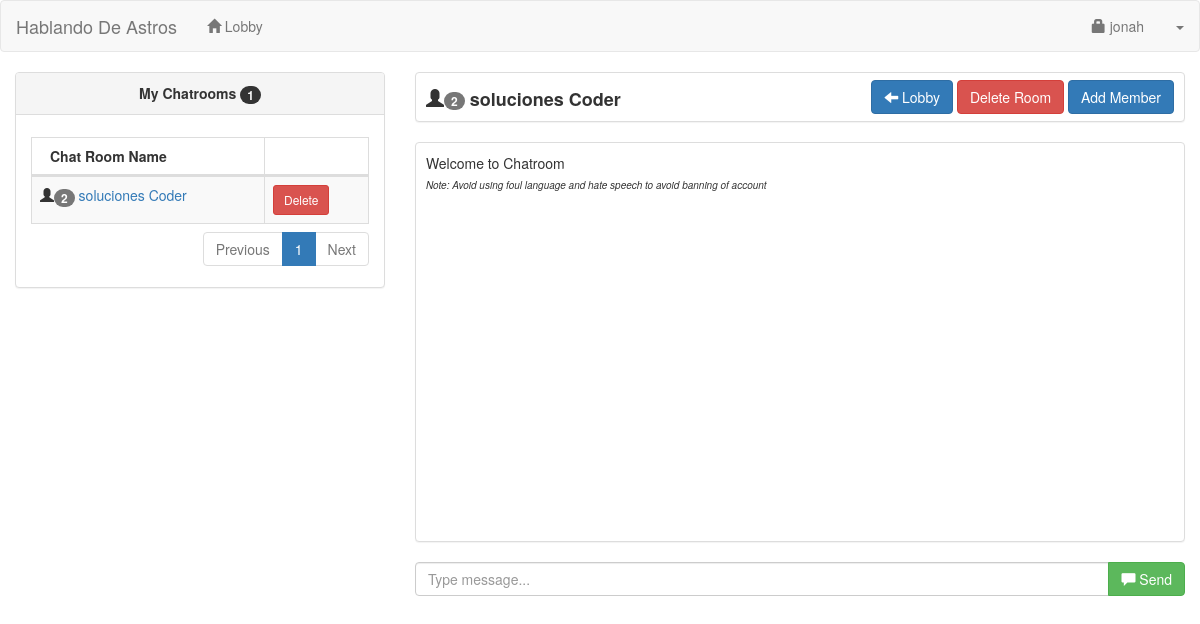
The page /user/chatroom.php?id=5 (signed in) on the database its author committed.
### tables this page shows
CREATE TABLE `user` (
  `userid` int(11) NOT NULL,
  `username` varchar(30) NOT NULL,
  `password` varchar(150) NOT NULL,
  `uname` varchar(60) NOT NULL,
  `photo` varchar(200) NOT NULL,
  `access` int(1) NOT NULL
);

CREATE TABLE `chat_member` (
  `chat_memberid` int(11) NOT NULL,
  `chatroomid` int(11) NOT NULL,
  `userid` int(11) NOT NULL
);

CREATE TABLE `chatroom` (
  `chatroomid` int(11) NOT NULL,
  `chat_name` varchar(60) NOT NULL,
  `date_created` datetime NOT NULL,
  `chat_password` varchar(30) NOT NULL,
  `userid` int(11) NOT NULL
);

### user/session.php (called while the page is built, shortened)
<?php
	include('../conn.php');
	$sq=mysqli_query($conn,"select * from `user` where userid='".$_SESSION['id']."'");
	$srow=mysqli_fetch_array($sq);
	$user=$srow['username'];
?>

### user/navbar.php (shortened to what this page needs)
<nav class="navbar navbar-default">
    <div class="container-fluid">
		<div class="navbar-header">
			<a class="navbar-brand" href="">Hablando De Astros</a>
		</div>
		<ul class="nav navbar-nav">
			<li><a href="index.php"><span class="glyphicon glyphicon-home"></span> Lobby</a></li>
		</ul>
		<ul class="nav navbar-nav navbar-right">
			<li><a href="#account" data-toggle="modal"><span class="glyphicon glyphicon-lock"></span> <?php echo $user; ?></a></li>
			<li class="dropdown">
				<a class="dropdown-toggle" data-toggle="dropdown" href="#"><span class="caret"></span></a>
			</li>
		</ul>
    </div>
</nav>

### user/mychat.php
<div class="col-lg-4">
	<div class="panel panel-default">
	<?php
		$me=mysqli_query($conn,"select * from chat_member left join chatroom on chatroom.chatroomid=chat_member.chatroomid where chat_member.userid='".$_SESSION['id']."' order by chatroom.date_created desc");
		$numme=mysqli_num_rows($me);
	?>
		<div class="panel-heading"><center><strong>My Chatrooms <span class="badge"><?php echo $numme; ?></span></strong></center></div>
		<div class="panel-body">
		<table width="100%" class="table table-striped table-bordered table-hover" id="myChatRoom">
			<thead>
			<th>Chat Room Name</th>
			<th></th>
			</thead>
			<tbody>
			<?php
				$my=mysqli_query($conn,"select * from chat_member left join chatroom on chatroom.chatroomid=chat_member.chatroomid where chat_member.userid='".$_SESSION['id']."' order by chatroom.date_created desc");
					while($myrow=mysqli_fetch_array($my)){
						$nq=mysqli_query($conn,"select * from chat_member where chatroomid='".$myrow['chatroomid']."'");
						?>
						<tr>
							<td><span class="glyphicon glyphicon-user"></span><span class="badge"><?php echo mysqli_num_rows($nq); ?></span> <a href="chatroom.php?id=<?php echo $myrow['chatroomid']; ?>"><?php echo $myrow['chat_name']; ?></a></td>
							<td>
								<?php
									$memb=mysqli_query($conn,"select * from chatroom where userid='".$_SESSION['id']."' and chatroomid='".$myrow['chatroomid']."'");
									if (mysqli_num_rows($memb)>0){
										?>
										<button type="button" class="btn btn-danger btn-sm delete2" value="<?php echo $myrow['chatroomid']; ?>">Delete</button>
										<?php
									}
									else{
										?>
										<button type="button" class="btn btn-warning btn-sm leave2" value="<?php echo $myrow['chatroomid']; ?>">Leave</button>
										<?php
									}
								?>
							</td>
						</tr>
						<?php
					}
			?>
			</tbody>
		</table>
		</div>
	</div>
</div>

### user/room.php (shortened to what this page needs)
<div class="col-lg-8">
          <div class="panel panel-default" style="height:50px;">
		<span style="font-size:18px; margin-left:10px; position:relative; top:13px;"><strong><span  id="user_details"><span class="glyphicon glyphicon-user"></span><span class="badge"><?php echo mysqli_num_rows($cmem); ?></span></span> <?php echo $chatrow['chat_name']; ?></strong></span>
			<?php
				$rm=mysqli_query($conn,"select * from chat_member left join `user` on user.userid=chat_member.userid where chatroomid='$id'");
				while($rmrow=mysqli_fetch_array($rm)){
					?>
					<?php
						$creq=mysqli_query($conn,"select * from chatroom where chatroomid='$id'");
							?>
					<?php
				}
			?>
		<div class="pull-right" style="margin-right:10px; margin-top:7px;">
			<?php
				if ($chatrow['userid']==$_SESSION['id']){
					?>
					<a href="index.php" class="btn btn-primary"><span class="glyphicon glyphicon-arrow-left"></span> Lobby</a>
					<a href="#delete_room" data-toggle="modal" class="btn btn-danger">Delete Room</a>
					<a href="#add_member" data-toggle="modal" class="btn btn-primary">Add Member</a>
					<?php
				}
				else{
					?>
					<a href="index.php" class="btn btn-primary"><span class="glyphicon glyphicon-arrow-left"></span> Lobby</a>
					<a href="#leave_room" data-toggle="modal" class="btn btn-warning">Leave Room</a>
					<?php
				}
			?>
		</div>
	</div>
	<div>
		<div class="panel panel-default" style="height: 400px;">
			<div style="height:10px;"></div>
			<span style="margin-left:10px;">Welcome to Chatroom</span><br>
			<span style="font-size:10px; margin-left:10px;"><i>Note: Avoid using foul language and hate speech to avoid banning of account</i></span>
			<div style="height:10px;"></div>
		</div>
		<div class="input-group">
			<input type="text" class="form-control" placeholder="Type message..." id="chat_msg">
			<span class="input-group-btn">
			<button class="btn btn-success" type="submit" id="send_msg" value="<?php echo $id; ?>">
			<span class="glyphicon glyphicon-comment"></span> Send
			</button>
			</span>
		</div>
	</div>
</div>

### rows shown on the page
user: username "jonah"
chat_member: mysqli_num_rows($nq) "2", chatroomid.chat_name "soluciones Coder"
chatroom: chat_name "soluciones Coder"

### other values the page prints
$numme "1"
mysqli_num_rows($cmem) "2"
